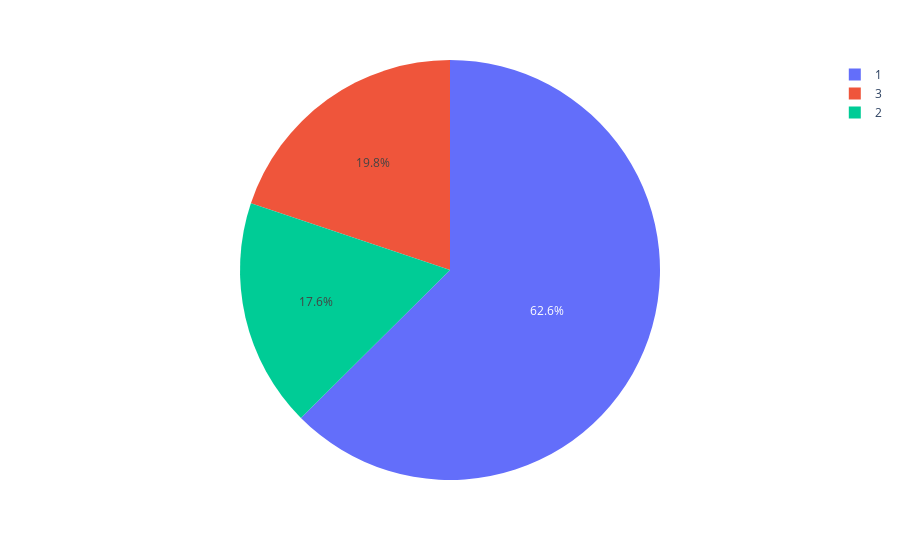

Notebook source saved alongside this figure:
### Code cell
px.pie(df, names='origin')

### Figure 1 — Plotly figure (JSON) as saved in the notebook; plotly's stock layout.template omitted (floating-point values rounded to 4 significant figures; data arrays with more than 128 entries replaced by an {"elided": "..."} marker saying what was removed)
{"data": [{"domain": {"x": [0, 1], "y": [0, 1]}, "hovertemplate": "origin=%{label}<extra></extra>", "labels": {"elided": "398 int values"}, "legendgroup": "", "name": "", "showlegend": true, "type": "pie"}], "layout": {"legend": {"tracegroupgap": 0}, "margin": {"t": 60}}}
